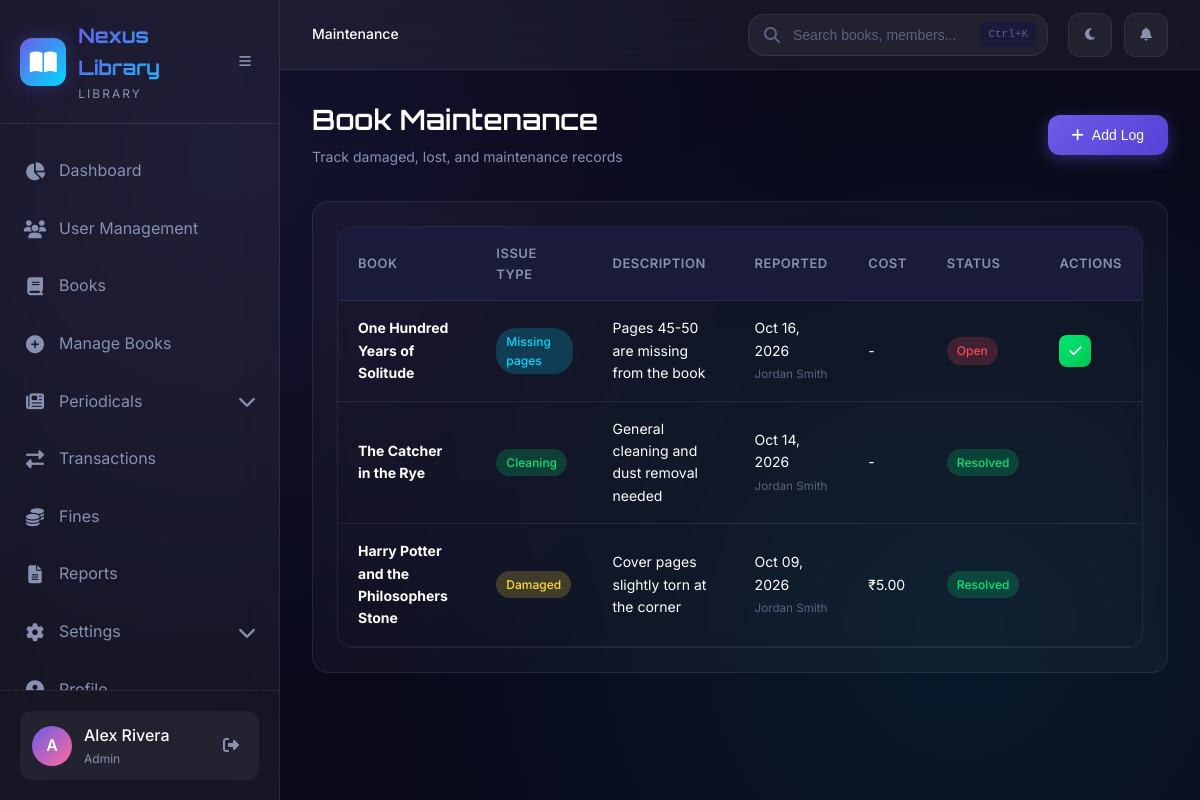
The page /admin/maintenance.php (signed in) on the database its author committed.
### tables this page shows
CREATE TABLE IF NOT EXISTS maintenance_logs (
    id INT PRIMARY KEY AUTO_INCREMENT,
    book_id INT NOT NULL,
    issue_type ENUM('damaged', 'lost', 'missing_pages', 'binding_loose', 'cleaning', 'other') NOT NULL,
    description TEXT,
    reported_by INT,
    reported_date DATE NOT NULL,
    resolved_date DATE DEFAULT NULL,
    cost DECIMAL(10,2) DEFAULT 0.00,
    status ENUM('open', 'in_progress', 'resolved') DEFAULT 'open',
    resolution_notes TEXT,
    created_at TIMESTAMP DEFAULT CURRENT_TIMESTAMP,
    FOREIGN KEY (book_id) REFERENCES books(id) ON DELETE CASCADE,
    FOREIGN KEY (reported_by) REFERENCES users(id) ON DELETE SET NULL
);

CREATE TABLE IF NOT EXISTS books (
    id INT PRIMARY KEY AUTO_INCREMENT,
    isbn VARCHAR(20) UNIQUE,
    title VARCHAR(255) NOT NULL,
    author VARCHAR(200) NOT NULL,
    publisher VARCHAR(200),
    category_id INT,
    type ENUM('book', 'magazine', 'newspaper') DEFAULT 'book',
    issuable ENUM('yes', 'no') DEFAULT 'yes',
    description TEXT,
    shelf_location VARCHAR(50),
    total_copies INT DEFAULT 1,
    available_copies INT DEFAULT 1,
    price DECIMAL(10,2) DEFAULT 0.00,
    pages INT,
    language VARCHAR(50) DEFAULT 'English',
    cover_image VARCHAR(255) DEFAULT NULL,
    qr_code VARCHAR(255) DEFAULT NULL,
    status ENUM('available', 'reserved', 'maintenance', 'lost') DEFAULT 'available',
    created_at TIMESTAMP DEFAULT CURRENT_TIMESTAMP,
    updated_at TIMESTAMP DEFAULT CURRENT_TIMESTAMP ON UPDATE CURRENT_TIMESTAMP,
    FOREIGN KEY (category_id) REFERENCES categories(id) ON DELETE SET NULL
);

CREATE TABLE IF NOT EXISTS users (
    id INT PRIMARY KEY AUTO_INCREMENT,
    name VARCHAR(100) NOT NULL,
    email VARCHAR(100) NOT NULL UNIQUE,
    password VARCHAR(255) NOT NULL,
    role ENUM('admin', 'librarian', 'member') NOT NULL DEFAULT 'member',
    phone VARCHAR(20) DEFAULT NULL,
    address TEXT,
    membership_validity DATE DEFAULT NULL,
    borrow_limit INT DEFAULT 5,
    status ENUM('active', 'inactive', 'suspended') DEFAULT 'active',
    created_at TIMESTAMP DEFAULT CURRENT_TIMESTAMP,
    updated_at TIMESTAMP DEFAULT CURRENT_TIMESTAMP ON UPDATE CURRENT_TIMESTAMP
);

### config/db.php (called while the page is built, shortened)
<?php
function formatDate($date) {
    return date('M d, Y', strtotime($date));
}
?>

### admin/maintenance.php (the view, shortened to what this page needs)
<?php
require_once __DIR__ . '/../config/db.php';
$logs = $conn->query("
    SELECT m.*, b.title, u.name as reported_by_name
    FROM maintenance_logs m
    JOIN books b ON m.book_id = b.id
    LEFT JOIN users u ON m.reported_by = u.id
    ORDER BY m.reported_date DESC
");
?>
<!DOCTYPE html>
<html lang="en">
<head>
    <link rel="stylesheet" href="https://cdnjs.cloudflare.com/ajax/libs/font-awesome/6.4.0/css/all.min.css">
    <link rel="stylesheet" href="<?php echo SITE_URL; ?>/assets/css/style.css">
</head>
<body>
    <div class="app-container">
        <?php include __DIR__ . '/../includes/sidebar.php'; ?>
        <div class="main-content">
            <?php include __DIR__ . '/../includes/topbar.php'; ?>
            <main class="page-content">
                <div class="page-header">
                    <div>
                        <h1 class="page-title">Book Maintenance</h1>
                        <p class="page-subtitle">Track damaged, lost, and maintenance records</p>
                    </div>
                    <div class="page-actions">
                        <button onclick="openModal('addLogModal')" class="btn btn-primary">
                            <i class="fas fa-plus"></i> Add Log
                        </button>
                    </div>
                </div>
                <div class="card">
                    <div class="table-container">
                        <table class="data-table">
                            <thead>
                                <tr>
                                    <th>Book</th>
                                    <th>Issue Type</th>
                                    <th>Description</th>
                                    <th>Reported</th>
                                    <th>Cost</th>
                                    <th>Status</th>
                                    <th>Actions</th>
                                </tr>
                            </thead>
                            <tbody>
                                <?php if ($logs->num_rows > 0): ?>
                                    <?php while ($log = $logs->fetch_assoc()): ?>
                                        <tr>
                                            <td><strong><?php echo htmlspecialchars($log['title']); ?></strong></td>
                                            <td>
                                                <?php
                                                $type_colors = [
                                                    'damaged' => 'badge-warning',
                                                    'lost' => 'badge-danger',
                                                    'missing_pages' => 'badge-secondary',
                                                    'binding_loose' => 'badge-info',
                                                    'cleaning' => 'badge-success',
                                                    'other' => 'badge-primary'
                                                ];
                                                ?>
                                                <span class="badge <?php echo $type_colors[$log['issue_type']] ?? ''; ?>">
                                                    <?php echo ucfirst(str_replace('_', ' ', $log['issue_type'])); ?>
                                                </span>
                                            </td>
                                            <td><?php echo htmlspecialchars($log['description'] ?? '-'); ?></td>
                                            <td>
                                                <?php echo formatDate($log['reported_date']); ?>
                                                <br><small class="text-muted"><?php echo htmlspecialchars($log['reported_by_name'] ?? 'System'); ?></small>
                                            </td>
                                            <td><?php echo $log['cost'] > 0 ? '₹' . number_format($log['cost'], 2) : '-'; ?></td>
                                            <td>
                                                <?php
                                                $status_colors = ['open' => 'badge-danger', 'in_progress' => 'badge-warning', 'resolved' => 'badge-success'];
                                                ?>
                                                <span class="badge <?php echo $status_colors[$log['status']]; ?>">
                                                    <?php echo ucfirst(str_replace('_', ' ', $log['status'])); ?>
                                                </span>
                                            </td>
                                            <td>
                                                <?php if ($log['status'] !== 'resolved'): ?>
                                                    <form method="POST" style="display: inline;">
                                                        <button type="submit" name="update_status" value="resolved" class="btn btn-icon btn-success" title="Mark Resolved">
                                                            <i class="fas fa-check"></i>
                                                        </button>
                                                    </form>
                                                <?php endif; ?>
                                            </td>
                                        </tr>
                                    <?php endwhile; ?>
                                <?php else: ?>
                                    <tr><td colspan="7" class="text-center text-muted" style="padding: 40px;">No maintenance records</td></tr>
                                <?php endif; ?>
                            </tbody>
                        </table>
                    </div>
                </div>
            </main>
        </div>
    </div>
</body>
</html>

### assets/css/style.css (style rules this page uses)
:root { --primary: #6C5CE7; --primary-light: #8B7CF0; --primary-dark: #5541D7; --secondary: #00D9FF; --accent: #FF6B9D; --success: #00E676; --warning: #FFD93D; --danger: #FF4757; --info: #00D9FF; --bg-primary: #0a0a1a; --bg-secondary: #12122a; --bg-tertiary: #1a1a3a; --bg-card: rgba(255, 255, 255, 0.03); --bg-glass: rgba(255, 255, 255, 0.05); --bg-glass-hover: rgba(255, 255, 255, 0.08); --text-primary: #FFFFFF; --text-secondary: #8892B0; --text-muted: #5A6380; --border-color: rgba(255, 255, 255, 0.08); --border-hover: rgba(255, 255, 255, 0.15); --shadow-sm: 0 2px 8px rgba(0, 0, 0, 0.3); --shadow-md: 0 4px 16px rgba(0, 0, 0, 0.4); --shadow-lg: 0 8px 32px rgba(0, 0, 0, 0.5); --shadow-glow: 0 0 20px rgba(108, 92, 231, 0.3); --radius-sm: 8px; --radius-md: 12px; --radius-lg: 16px; --radius-xl: 24px; --transition-fast: 150ms ease; --transition-normal: 300ms ease; --transition-slow: 500ms ease; --sidebar-width: 280px; --sidebar-collapsed: 80px; --topbar-height: 70px; }
*, *::before, *::after { margin: 0; padding: 0; box-sizing: border-box; }
html { font-size: 16px; scroll-behavior: smooth; }
body { font-family: 'Inter', -apple-system, BlinkMacSystemFont, sans-serif; background: var(--bg-primary); color: var(--text-primary); line-height: 1.6; min-height: 100vh; overflow-x: hidden; }
body::before { content: ''; position: fixed; top: 0; left: 0; width: 100%; height: 100%; background: radial-gradient(circle at 20% 20%, rgba(108, 92, 231, 0.1) 0%, transparent 50%), radial-gradient(circle at 80% 80%, rgba(0, 217, 255, 0.08) 0%, transparent 50%); pointer-events: none; z-index: -1; }
h1, h2, h3, h4, h5, h6 { font-family: 'Orbitron', sans-serif; font-weight: 600; line-height: 1.3; margin-bottom: 0.5em; }
h1 { font-size: 2.5rem; }
.app-container { display: flex; min-height: 100vh; }
.main-content { flex: 1; margin-left: var(--sidebar-width); min-height: 100vh; display: flex; flex-direction: column; transition: margin-left var(--transition-normal); }
.page-content { flex: 1; padding: 32px; animation: fadeIn 0.4s ease; }
.card { background: var(--bg-card); backdrop-filter: blur(20px); border: 1px solid var(--border-color); border-radius: var(--radius-lg); padding: 24px; transition: all var(--transition-normal); }
.btn { display: inline-flex; align-items: center; justify-content: center; gap: 8px; padding: 12px 24px; font-size: 14px; font-weight: 500; border-radius: var(--radius-md); border: none; cursor: pointer; transition: all var(--transition-fast); text-decoration: none; }
.btn-primary { background: linear-gradient(135deg, var(--primary), var(--primary-dark)); color: white; box-shadow: 0 4px 15px rgba(108, 92, 231, 0.4); }
.btn-success { background: linear-gradient(135deg, var(--success), #00C853); color: white; }
.btn-icon { width: 40px; height: 40px; padding: 0; border-radius: var(--radius-sm); }
.table-container { overflow-x: auto; border-radius: var(--radius-lg); border: 1px solid var(--border-color); }
.data-table { width: 100%; border-collapse: collapse; }
.data-table thead { background: var(--bg-tertiary); }
.data-table th { padding: 16px 20px; text-align: left; font-weight: 600; font-size: 13px; text-transform: uppercase; letter-spacing: 0.5px; color: var(--text-secondary); border-bottom: 1px solid var(--border-color); }
.data-table tbody tr { border-bottom: 1px solid var(--border-color); transition: background var(--transition-fast); }
.data-table td { padding: 16px 20px; font-size: 14px; vertical-align: middle; }
.data-table .btn-icon { width: 32px; height: 32px; font-size: 14px; }
.badge { display: inline-flex; align-items: center; padding: 4px 10px; font-size: 12px; font-weight: 500; border-radius: 20px; }
.badge-secondary { background: rgba(0, 217, 255, 0.2); color: var(--secondary); }
.badge-success { background: rgba(0, 230, 118, 0.2); color: var(--success); }
.badge-warning { background: rgba(255, 217, 61, 0.2); color: var(--warning); }
.badge-danger { background: rgba(255, 71, 87, 0.2); color: var(--danger); }
.page-header { display: flex; justify-content: space-between; align-items: center; margin-bottom: 32px; flex-wrap: wrap; gap: 20px; }
.page-title { font-size: 28px; margin-bottom: 8px; }
.page-subtitle { color: var(--text-secondary); font-size: 14px; }
.page-actions { display: flex; gap: 12px; }
.text-muted { color: var(--text-muted); }

### rows shown on the page
maintenance_logs: book.title "One Hundred Years of Solitude", issue_type "Missing pages", description "Pages 45-50 are missing from the book", reported_date "Oct 16, 2026", reported_by.name "Jordan Smith", status "Open"
maintenance_logs: book.title "The Catcher in the Rye", issue_type "Cleaning", description "General cleaning and dust removal needed", reported_date "Oct 14, 2026", reported_by.name "Jordan Smith", status "Resolved"
maintenance_logs: book.title "Harry Potter and the Philosophers Stone", issue_type "Damaged", description "Cover pages slightly torn at the corner", reported_date "Oct 09, 2026", reported_by.name "Jordan Smith", cost "5.00", status "Resolved"

### other values the page prints
getLibraryName() "Nexus Library"
substr($user_name, 0, 1) "A"
$user_name "Alex Rivera"
$user_role "Admin"
$page_title "Maintenance"
